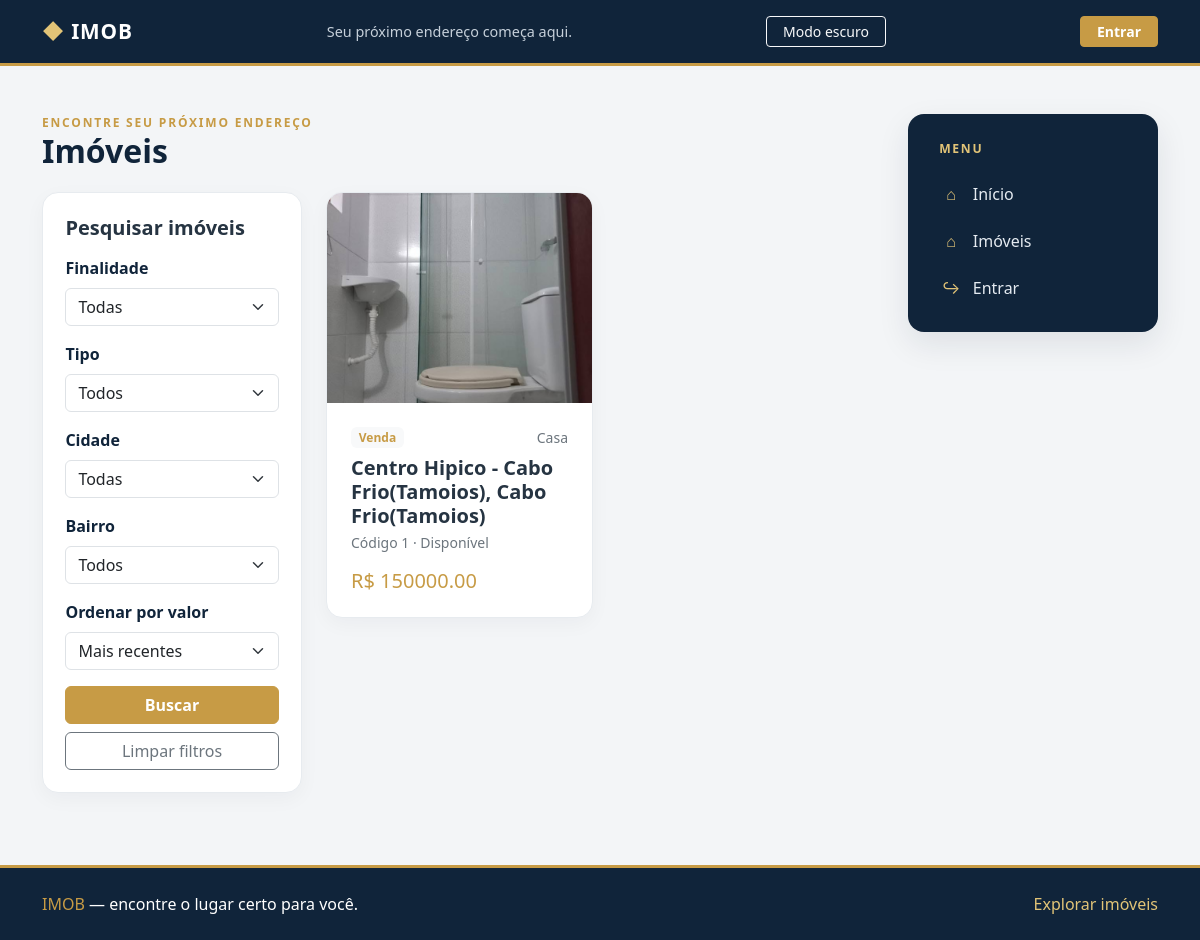
Page /imoveis/ on the earlier database version.
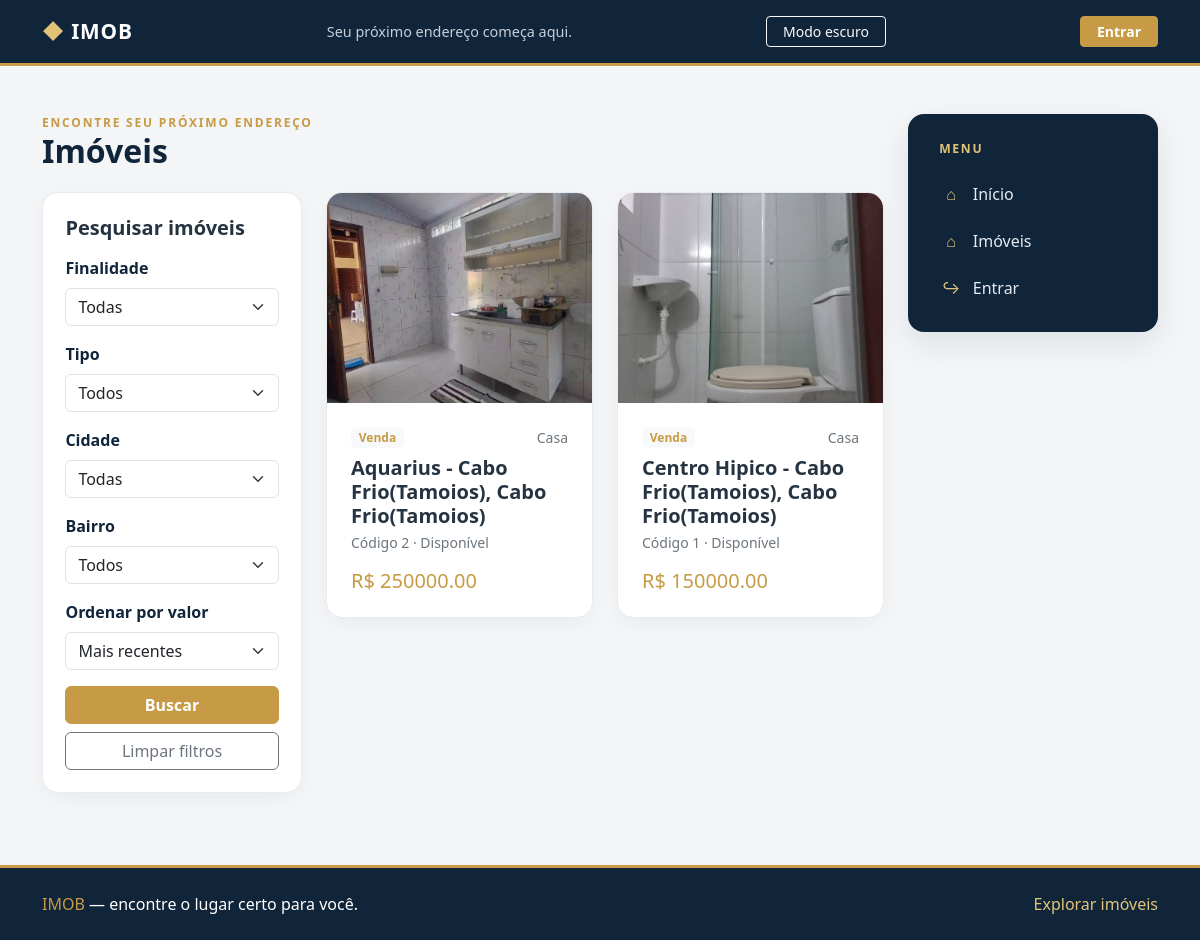
Same page on the later database version.
### Imoveis/models.py (models this page shows, shortened)
class Imovel(models.Model):
    FINALIDADE_CHOICES = [
        ('venda', 'Venda'),
        ('aluguel', 'Aluguel'),
    ]
    TIPO_CHOICES = [
        ('casa', 'Casa'),
        ('apartamento', 'Apartamento'),
        ('comercial', 'Comercial'),
        ('sala_comercial', 'Sala Comercial'),
        ('galpao', 'Galpão'),
        ('chacara', 'Chácara'),
        ('sitio', 'Sítio'),
        ('terreno_comercial', 'Terreno Comercial'),
        ('terreno_residencial', 'Terreno Residencial'),
    ]
    STATUS_CHOICES = [
        ('disponivel', 'Disponível'),
        ('vendido', 'Vendido'),
        ('alugado', 'Alugado'),
    ]
    QUANTIDADE_CHOICES = [(i, str(i)) for i in range(0, 6)] + [(6, 'mais de 5')]
    finalidade = models.CharField(max_length=10, choices=FINALIDADE_CHOICES)
    tipo = models.CharField(max_length=20, choices=TIPO_CHOICES)
    cidade = models.ForeignKey('Cidades.Cidade', on_delete=models.PROTECT)
    bairro = models.ForeignKey('Bairros.Bairro', on_delete=models.PROTECT)
    endereco = models.CharField(max_length=255)
    valor = models.DecimalField(max_digits=12, decimal_places=2)
    dormitorios = models.IntegerField(choices=QUANTIDADE_CHOICES)
    suites = models.IntegerField(choices=QUANTIDADE_CHOICES)
    banheiros = models.IntegerField(choices=QUANTIDADE_CHOICES)
    vagas = models.IntegerField(choices=QUANTIDADE_CHOICES)
    area_total = models.DecimalField(max_digits=10, decimal_places=2)
    area_construida = models.DecimalField(max_digits=10, decimal_places=2)
    descricao = models.TextField(blank=True, null=True)
    status = models.CharField(max_length=10, choices=STATUS_CHOICES, default='disponivel')
    corretor = models.ForeignKey('Corretores.Corretor', on_delete=models.PROTECT)
    piscina = models.BooleanField(default=False)

### Fotos/models.py (models this page shows, shortened)
class Fotoimovel(models.Model):
    MAX_FOTOS_POR_IMOVEL = 12
    imovel = models.ForeignKey('Imoveis.Imovel', on_delete=models.CASCADE, related_name='fotos')
    imagem = models.ImageField(upload_to='fotos/')
    destaque = models.BooleanField(default=False)

### Bairros/models.py (models this page shows)
class Bairro(models.Model):
    nome = models.CharField(max_length=100)
    cidade = models.ForeignKey('Cidades.Cidade', on_delete=models.CASCADE, related_name='bairros')
    def __str__(self):
        return f"{self.nome} - {self.cidade}"

### Cidades/models.py (models this page shows)
class Cidade(models.Model):
    nome = models.CharField(max_length=100)
    def __str__(self):
        return self.nome

### Imoveis/views.py (the view)
# urls.py: path('imoveis/', views.ImovelListView.as_view(), name='imoveis_list'),
class ImovelListView(ListView):
    model = Imovel
    template_name = 'imoveis_list.html'
    context_object_name = 'imoveis'
    def get_search_form(self):
        if not hasattr(self, "search_form"):
            self.search_form = ImovelSearchForm(self.request.GET)
        return self.search_form
    def get_queryset(self):
        queryset = (
            Imovel.objects.select_related("cidade", "bairro")
            .prefetch_related("fotos")
            .order_by("-pk")
        )
        form = self.get_search_form()
        if not form.is_valid():
            return queryset
        filters = form.cleaned_data
        if filters["finalidade"]:
            queryset = queryset.filter(finalidade=filters["finalidade"])
        if filters["tipo"]:
            queryset = queryset.filter(tipo=filters["tipo"])
        if filters["cidade"]:
            queryset = queryset.filter(cidade=filters["cidade"])
        if filters["bairro"]:
            queryset = queryset.filter(bairro=filters["bairro"])
        ordering = {
            "valor_asc": "valor",
            "valor_desc": "-valor",
        }.get(filters["ordenacao"], "-pk")
        return queryset.order_by(ordering)
    def get_context_data(self, **kwargs):
        context = super().get_context_data(**kwargs)
        context.update({
            "search_form": self.get_search_form(),
            "list_url": "imoveis_list",
            "create_url": "imoveis_create",
            "detail_url": "imoveis_detail",
            "column_labels": ["Código", "Finalidade", "Tipo", "Cidade", "Bairro", "Valor", "Status"],
            "rows": [
                {
                    "object": imovel,
                    "values": [
                        imovel.pk,
                        imovel.get_finalidade_display(),
                        imovel.get_tipo_display(),
                        imovel.cidade,
                        imovel.bairro,
                        imovel.valor,
                        imovel.get_status_display(),
                    ],
                }
                for imovel in context["imoveis"]
            ],
        })
        return context

### Imoveis/templates/imoveis_list.html (shortened to what this page needs)
{% extends "base.html" %}
{% block content %}
<div class="page-heading">
    <div>
        <div class="page-kicker">Encontre seu próximo endereço</div>
        <h1 class="page-title h2">Imóveis</h1>
    </div>
</div>
<div class="listing-search-layout">
    <aside class="panel listing-search-panel" aria-label="Filtros de pesquisa de imóveis">
        <h2 class="h5 fw-bold mb-3">Pesquisar imóveis</h2>
        <form method="get" action="{% url list_url %}">
            {% for field in search_form %}
                <div class="mb-3">
                    <label class="form-label" for="{{ field.id_for_label }}">{{ field.label }}</label>
                    {{ field }}
                </div>
            {% endfor %}
            <button class="btn btn-gold w-100" type="submit">Buscar</button>
            <a class="btn btn-outline-secondary w-100 mt-2" href="{% url list_url %}">Limpar filtros</a>
        </form>
    </aside>
    <section aria-label="Resultados dos imóveis">
        {% if rows %}
            <div class="row g-4">
                {% for row in rows %}
                    {% with values=row.values %}
                        <div class="col-md-6 col-xl-6">
                            <article class="property-card">
                                {% with foto=row.object.fotos.all|first %}
                                    <a class="property-card-link d-block" href="{% url detail_url row.object.pk %}" aria-label="Ver detalhes do imóvel em {{ values.4 }}, {{ values.3 }}">
                                        {% if foto %}
                                            <img class="property-photo" src="{{ foto.imagem.url }}" alt="Foto do imóvel em {{ values.4 }}, {{ values.3 }}">
                                        {% else %}
                                            <div class="photo-placeholder" aria-label="Foto não disponível">⌂</div>
                                        {% endif %}
                                    </a>
                                {% endwith %}
                                <div class="p-3 p-lg-4">
                                    <div class="d-flex justify-content-between align-items-center mb-2">
                                        <span class="badge text-bg-light text-gold">{{ values.1|title }}</span>
                                        <span class="small text-secondary">{{ values.2|title }}</span>
                                    </div>
                                    <h2 class="h5 fw-bold mb-1">
                                        <a class="property-card-link" href="{% url detail_url row.object.pk %}">{{ values.4 }}, {{ values.3 }}</a>
                                    </h2>
                                    <p class="small text-secondary mb-3">Código {{ values.0 }} · {{ values.6|title }}</p>
                                    <div class="d-flex justify-content-between align-items-center">
                                        <strong class="h5 mb-0 text-gold">R$ {{ values.5|floatformat:2 }}</strong>
                                    </div>
                                </div>
                            </article>
                        </div>
                    {% endwith %}
                {% endfor %}
            </div>
        {% else %}
            <div class="panel text-center py-5">
                <div class="page-kicker mb-2">Busca de imóveis</div>
                <h2 class="h5 text-secondary">Nenhum imóvel encontrado com esses filtros.</h2>
                <a class="btn btn-outline-gold mt-3" href="{% url list_url %}">Limpar filtros</a>
            </div>
        {% endif %}
    </section>
</div>
{% endblock %}

Differences in the rows shown:
added Imovel: object.fotos.imagem (picture), values.1 "Venda", values.2 "Casa", values.4 "Aquarius - Cabo Frio(Tamoios)", values.3 "Cabo Frio(Tamoios)", values.0 "2", values.6 "Disponível", values.5 "250000.00"
